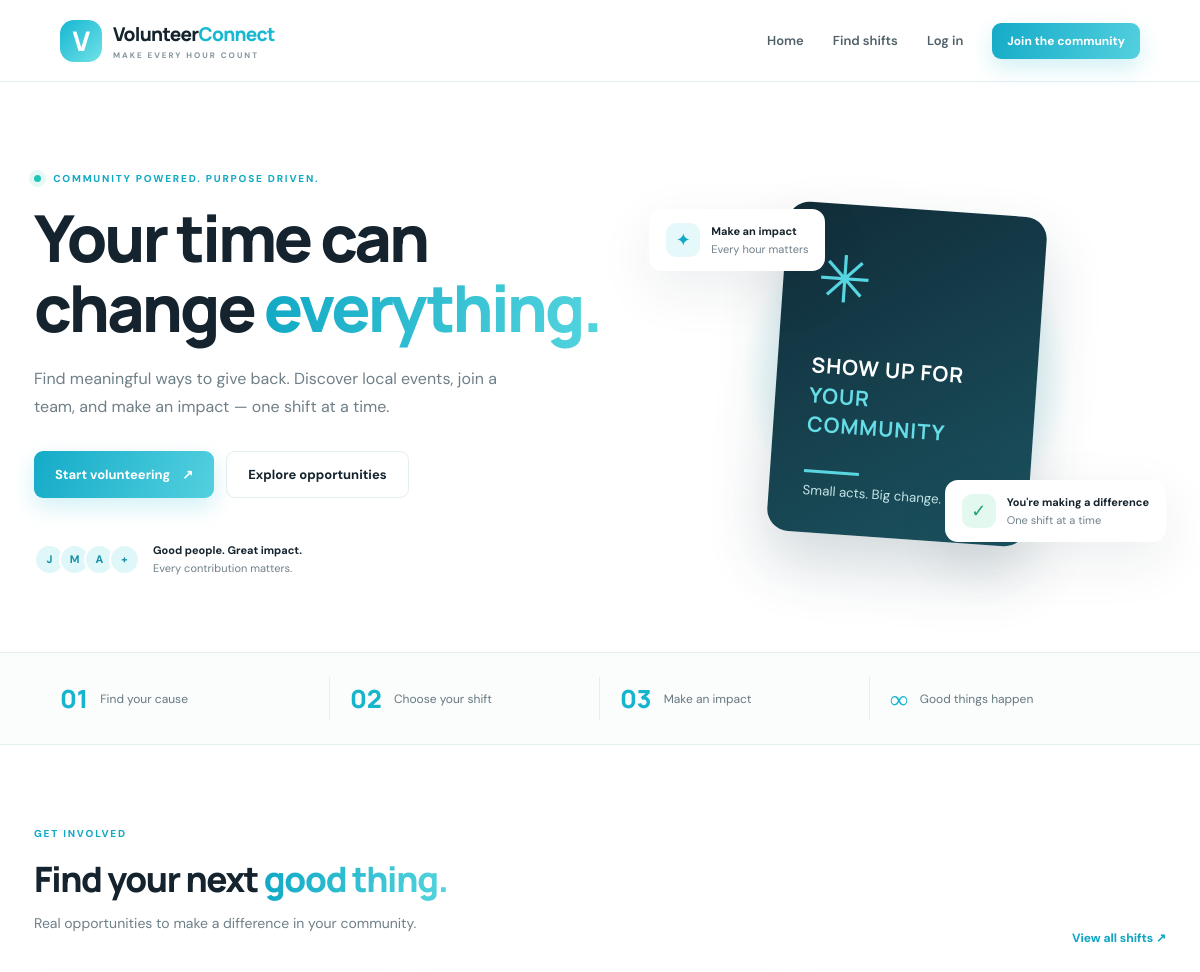
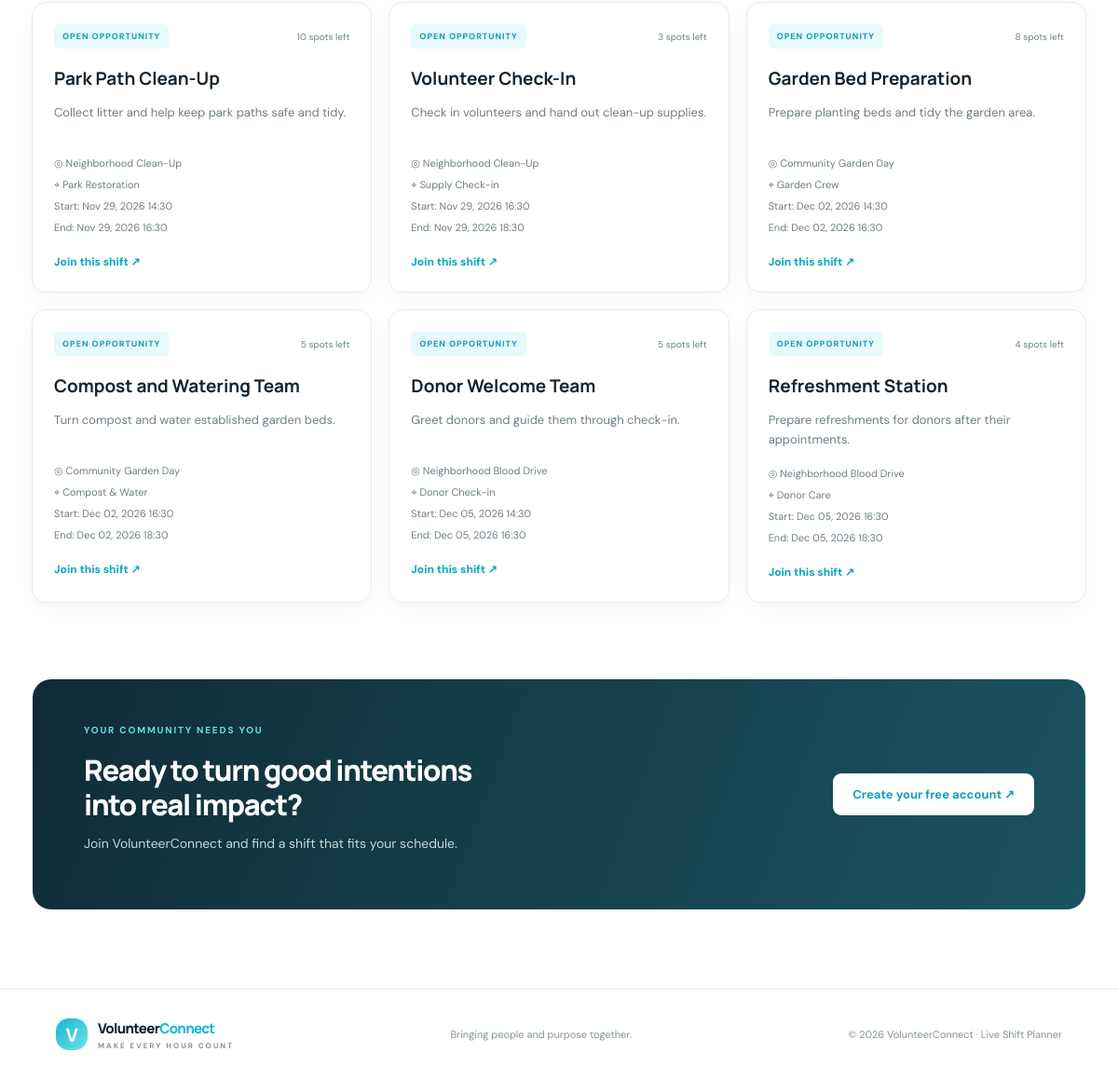
The page / on the database its author committed (2 pictures, top to bottom).
### planner/models.py (models this page shows, shortened)
class Shift(models.Model):
    STATUS = [("DRAFT","Draft"),("OPEN","Open"),("CLOSED","Closed")]
    event = models.ForeignKey(Event, on_delete=models.CASCADE, related_name="shifts")
    zone = models.ForeignKey(Zone, on_delete=models.PROTECT, related_name="shifts")
    title = models.CharField(max_length=140)
    description = models.TextField(blank=True)
    starts_at = models.DateTimeField()
    ends_at = models.DateTimeField()
    capacity = models.PositiveIntegerField(default=1, validators=[MinValueValidator(1)])
    status = models.CharField(max_length=10, choices=STATUS, default="OPEN")
    created_at = models.DateTimeField(auto_now_add=True)
    class Meta: ordering = ["starts_at"]
    @property
    def approved_count(self):
        return self.signups.filter(status="APPROVED").count()
    @property
    def vacancies(self):
        return max(0, self.capacity - self.approved_count)

class Event(models.Model):
    title = models.CharField(max_length=160)
    description = models.TextField()
    venue = models.CharField(max_length=180)
    starts_at = models.DateTimeField()
    ends_at = models.DateTimeField()
    published = models.BooleanField(default=True)
    created_by = models.ForeignKey(User, on_delete=models.PROTECT)
    created_at = models.DateTimeField(auto_now_add=True)
    class Meta: ordering = ["starts_at"]

class Zone(models.Model):
    name = models.CharField(max_length=100, unique=True)
    location = models.CharField(max_length=180, blank=True)
    lead = models.ForeignKey(User, null=True, blank=True, on_delete=models.SET_NULL, related_name="led_zones")

### planner/views.py (the view)
# urls.py: path("",views.home,name="home"),
def home(request):
    events = Event.objects.filter(published=True, ends_at__gte=timezone.now())[:6]
    shifts = Shift.objects.filter(status="OPEN", event__published=True, starts_at__gte=timezone.now()).select_related("event","zone")[:6]
    return render(request, "planner/home.html", {"events":events,"shifts":shifts})

### templates/planner/home.html
{% extends 'planner/base.html' %}{% block title %}VolunteerConnect | Find your purpose{% endblock %}
{% block content %}
<section class="hero"><div class="hero-copy"><div class="eyebrow"><span class="pulse"></span> COMMUNITY POWERED. PURPOSE DRIVEN.</div><h1>Your time can<br>change <span class="gradient-text">everything.</span></h1><p class="hero-lead">Find meaningful ways to give back. Discover local events, join a team, and make an impact — one shift at a time.</p><div class="hero-actions"><a class="btn" href="{% url 'register' %}">Start volunteering <span>↗</span></a><a class="btn btn-ghost" href="{% url 'shift_list' %}">Explore opportunities</a></div><div class="hero-proof"><div class="avatar-stack"><i>J</i><i>M</i><i>A</i><i>+</i></div><span><b>Good people. Great impact.</b><small>Every contribution matters.</small></span></div></div>
<div class="hero-art"><div class="art-glow"></div><div class="floating-card card-top"><span class="icon-box">✦</span><span><b>Make an impact</b><small>Every hour matters</small></span></div><div class="impact-card"><div class="impact-symbol">✳</div><p>SHOW UP FOR<br><b>YOUR COMMUNITY</b></p><div class="impact-line"></div><small>Small acts. Big change.</small></div><div class="floating-card card-bottom"><span class="mini-check">✓</span><span><b>You're making a difference</b><small>One shift at a time</small></span></div></div></section>
<section class="stats"><div><strong>01</strong><span>Find your cause</span></div><div><strong>02</strong><span>Choose your shift</span></div><div><strong>03</strong><span>Make an impact</span></div><div><strong>∞</strong><span>Good things happen</span></div></section>
<section class="section"><div class="section-heading"><div><div class="eyebrow">GET INVOLVED</div><h2>Find your next <span class="gradient-text">good thing.</span></h2><p>Real opportunities to make a difference in your community.</p></div><a class="text-link" href="{% url 'shift_list' %}">View all shifts ↗</a></div>
<div class="cards">{% for shift in shifts %}<article class="shift-card"><div class="card-topline"><span class="tag">OPEN OPPORTUNITY</span><span class="vacancy">{{ shift.vacancies }} spots left</span></div><h3>{{ shift.title }}</h3><p>{{ shift.description|default:"Be part of a team making a difference."|truncatechars:100 }}</p><div class="card-meta"><span>◎ {{ shift.event.title }}</span><span>⌖ {{ shift.zone.name }}</span><span>Start: {{ shift.starts_at|date:"M d, Y H:i" }}</span><span>End: {{ shift.ends_at|date:"M d, Y H:i" }}</span></div><a class="text-link" href="{% url 'register' %}">Join this shift ↗</a></article>{% empty %}<div class="empty-state">New opportunities are on the way. Check back soon!</div>{% endfor %}</div></section>
<section class="cta"><div><div class="eyebrow light">YOUR COMMUNITY NEEDS YOU</div><h2>Ready to turn good intentions<br>into real impact?</h2><p>Join VolunteerConnect and find a shift that fits your schedule.</p></div><a class="btn btn-white" href="{% url 'register' %}">Create your free account ↗</a></section>
{% endblock %}

### templates/planner/base.html (shortened to what this page needs)
{% load static %}
<!doctype html><html lang="en"><head><meta charset="utf-8"><meta name="viewport" content="width=device-width,initial-scale=1">
<link rel="stylesheet" href="{% static 'css/style.css' %}"></head><body>
<nav class="nav"><a class="brand" href="{% url 'home' %}"><span class="brand-mark">V</span><span>Volunteer<span class="accent">Connect</span><small>MAKE EVERY HOUR COUNT</small></span></a>
<div class="nav-links"><a href="{% url 'home' %}">Home</a><a href="{% url 'shift_list' %}">Find shifts</a>
{% if user.is_authenticated %}<a href="{% url 'dashboard' %}">Dashboard</a>{% if user.is_staff or user.profile.role != 'VOLUNTEER' %}<a href="{% url 'admin_dashboard' %}">Management</a>{% endif %}
<form method="post" action="{% url 'logout' %}" class="inline">{% csrf_token %}<button class="nav-login">Sign out</button></form>
{% else %}<a href="{% url 'login' %}">Log in</a><a class="btn btn-small" href="{% url 'register' %}">Join the community</a>{% endif %}</div></nav>
<main>{% if messages %}<div class="alerts">{% for message in messages %}<div class="alert {{ message.tags }}">{{ message }}</div>{% endfor %}</div>{% endif %}{% block content %}{% endblock %}</main>
<footer><div class="footer-inner"><div class="brand footer-brand"><span class="brand-mark">V</span><span>Volunteer<span class="accent">Connect</span><small>MAKE EVERY HOUR COUNT</small></span></div><p>Bringing people and purpose together.</p><span>© 2026 VolunteerConnect · Live Shift Planner</span></div></footer>
<script src="{% static 'js/app.js' %}"></script>{% block scripts %}{% endblock %}</body></html>

### rows shown on the page
Shift: vacancies "10", title "Park Path Clean-Up", description "Collect litter and help keep park paths safe and tidy.", event "Neighborhood Clean-Up", zone.name "Park Restoration", starts_at "Nov 29, 2026 14:30", ends_at "Nov 29, 2026 16:30"
Shift: vacancies "3", title "Volunteer Check-In", description "Check in volunteers and hand out clean-up supplies.", event "Neighborhood Clean-Up", zone.name "Supply Check-in", starts_at "Nov 29, 2026 16:30", ends_at "Nov 29, 2026 18:30"
Shift: vacancies "8", title "Garden Bed Preparation", description "Prepare planting beds and tidy the garden area.", event "Community Garden Day", zone.name "Garden Crew", starts_at "Dec 02, 2026 14:30", ends_at "Dec 02, 2026 16:30"
Shift: vacancies "5", title "Compost and Watering Team", description "Turn compost and water established garden beds.", event "Community Garden Day", zone.name "Compost & Water", starts_at "Dec 02, 2026 16:30", ends_at "Dec 02, 2026 18:30"
Shift: vacancies "5", title "Donor Welcome Team", description "Greet donors and guide them through check-in.", event "Neighborhood Blood Drive", zone.name "Donor Check-in", starts_at "Dec 05, 2026 14:30", ends_at "Dec 05, 2026 16:30"
Shift: vacancies "4", title "Refreshment Station", description "Prepare refreshments for donors after their appointments.", event "Neighborhood Blood Drive", zone.name "Donor Care", starts_at "Dec 05, 2026 16:30", ends_at "Dec 05, 2026 18:30"
